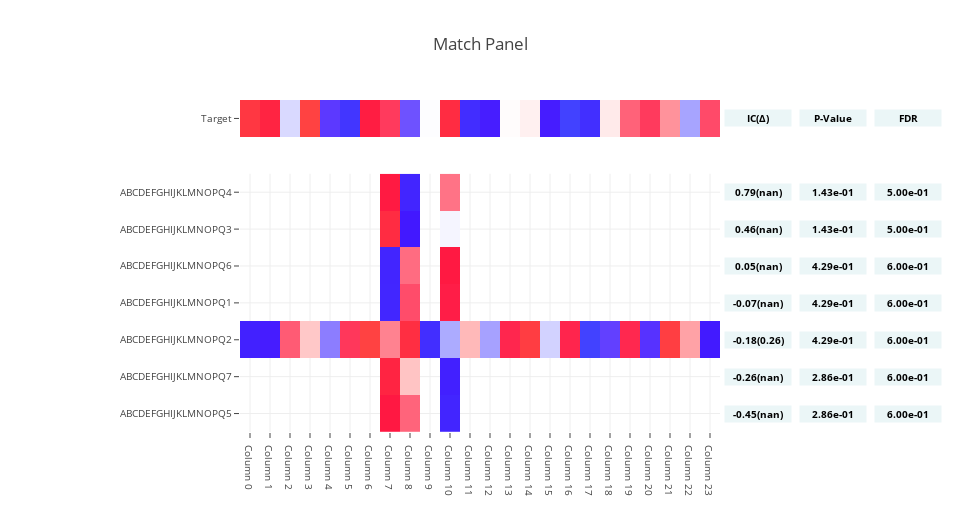

Notebook code cell kept with this figure:
### Code cell
n_index = 8

n_column = 24

target = pd.Series(
    np.random.random_sample(size=n_column + 1),
    index=('Column {}'.format(i) for i in range(n_column + 1)),
    name='Target')

features = pd.DataFrame(
    np.random.random_sample(size=(n_index, n_column)),
    index=('ABCDEFGHIJKLMNOPQ{}'.format(i) for i in range(n_index)),
    columns=('Column {}'.format(i) for i in range(n_column)))

features.iloc[0] = 0

features.loc[np.random.choice(
    features.index, size=features.index.size // 8 * 7, replace=False),
             np.random.choice(
                 features.columns,
                 size=features.columns.size // 8 * 7,
                 replace=False)] = np.nan

scores = make_match_panel(
    target, features, target_ascending=None, n_sampling=3, n_permutation=1)

scores

### Figure 1 — Plotly figure (JSON) as saved in the notebook; plotly's stock layout.template omitted (floating-point values rounded to 4 significant figures; data arrays with more than 128 entries replaced by an {"elided": "..."} marker saying what was removed)
{"data": [{"colorscale": {"elided": "256x2 mixed values"}, "showscale": false, "type": "heatmap", "x": ["Column 0", "Column 1", "Column 2", "Column 3", "Column 4", "Column 5", "Column 6", "Column 7", "Column 8", "Column 9", "Column 10", "Column 11", "Column 12", "Column 13", "Column 14", "Column 15", "Column 16", "Column 17", "Column 18", "Column 19", "Column 20", "Column 21", "Column 22", "Column 23"], "y": ["Target"], "yaxis": "y2", "z": [[1.514, 1.245, -0.1784, 1.66, -0.7604, -1.531, 1.096, 0.7187, -0.6401, -0.02464, 1.37, -1.417, -0.9759, -0.007249, 0.04638, -0.9808, -1.694, -1.447, 0.07338, 0.5587, 0.722, 0.4102, -0.3898, 0.631]], "zmax": [1.66, 1.66, 1.66, 1.66, 1.66, 1.66, 1.66, 1.66, 1.66, 1.66, 1.66, 1.66, 1.66, 1.66, 1.66, 1.66, 1.66, 1.66, 1.66, 1.66, 1.66, 1.66, 1.66, 1.66], "zmin": [-1.694, -1.694, -1.694, -1.694, -1.694, -1.694, -1.694, -1.694, -1.694, -1.694, -1.694, -1.694, -1.694, -1.694, -1.694, -1.694, -1.694, -1.694, -1.694, -1.694, -1.694, -1.694, -1.694, -1.694]}, {"colorscale": {"elided": "256x2 mixed values"}, "showscale": false, "type": "heatmap", "x": ["Column 0", "Column 1", "Column 2", "Column 3", "Column 4", "Column 5", "Column 6", "Column 7", "Column 8", "Column 9", "Column 10", "Column 11", "Column 12", "Column 13", "Column 14", "Column 15", "Column 16", "Column 17", "Column 18", "Column 19", "Column 20", "Column 21", "Column 22", "Column 23"], "y": ["ABCDEFGHIJKLMNOPQ5", "ABCDEFGHIJKLMNOPQ7", "ABCDEFGHIJKLMNOPQ2", "ABCDEFGHIJKLMNOPQ1", "ABCDEFGHIJKLMNOPQ6", "ABCDEFGHIJKLMNOPQ3", "ABCDEFGHIJKLMNOPQ4"], "yaxis": "y", "z": {"elided": "7x24 float values"}, "zmax": 1.585, "zmin": -1.794}], "layout": {"annotations": [{"bgcolor": "#ebf6f7", "font": {"color": "#000000", "size": 10}, "showarrow": false, "text": "<b>IC(Δ)</b>", "width": 64, "x": 1.008, "xanchor": "left", "xref": "paper", "y": 0.9444, "yanchor": "middle", "yref": "paper"}, {"bgcolor": "#ebf6f7", "font": {"color": "#000000", "size": 10}, "showarrow": false, "text": "<b>0.79(nan)</b>", "width": 64, "x": 1.008, "xanchor": "left", "xref": "paper", "y": 0.7222, "yanchor": "middle", "yref": "paper"}, {"bgcolor": "#ebf6f7", "font": {"color": "#000000", "size": 10}, "showarrow": false, "text": "<b>0.46(nan)</b>", "width": 64, "x": 1.008, "xanchor": "left", "xref": "paper", "y": 0.6111, "yanchor": "middle", "yref": "paper"}, {"bgcolor": "#ebf6f7", "font": {"color": "#000000", "size": 10}, "showarrow": false, "text": "<b>0.05(nan)</b>", "width": 64, "x": 1.008, "xanchor": "left", "xref": "paper", "y": 0.5, "yanchor": "middle", "yref": "paper"}, {"bgcolor": "#ebf6f7", "font": {"color": "#000000", "size": 10}, "showarrow": false, "text": "<b>-0.07(nan)</b>", "width": 64, "x": 1.008, "xanchor": "left", "xref": "paper", "y": 0.3889, "yanchor": "middle", "yref": "paper"}, {"bgcolor": "#ebf6f7", "font": {"color": "#000000", "size": 10}, "showarrow": false, "text": "<b>-0.18(0.26)</b>", "width": 64, "x": 1.008, "xanchor": "left", "xref": "paper", "y": 0.2778, "yanchor": "middle", "yref": "paper"}, {"bgcolor": "#ebf6f7", "font": {"color": "#000000", "size": 10}, "showarrow": false, "text": "<b>-0.26(nan)</b>", "width": 64, "x": 1.008, "xanchor": "left", "xref": "paper", "y": 0.1667, "yanchor": "middle", "yref": "paper"}, {"bgcolor": "#ebf6f7", "font": {"color": "#000000", "size": 10}, "showarrow": false, "text": "<b>-0.45(nan)</b>", "width": 64, "x": 1.008, "xanchor": "left", "xref": "paper", "y": 0.05556, "yanchor": "middle", "yref": "paper"}, {"bgcolor": "#ebf6f7", "font": {"color": "#000000", "size": 10}, "showarrow": false, "text": "<b>P-Value</b>", "width": 64, "x": 1.164, "xanchor": "left", "xref": "paper", "y": 0.9444, "yanchor": "middle", "yref": "paper"}, {"bgcolor": "#ebf6f7", "font": {"color": "#000000", "size": 10}, "showarrow": false, "text": "<b>1.43e-01</b>", "width": 64, "x": 1.164, "xanchor": "left", "xref": "paper", "y": 0.7222, "yanchor": "middle", "yref": "paper"}, {"bgcolor": "#ebf6f7", "font": {"color": "#000000", "size": 10}, "showarrow": false, "text": "<b>1.43e-01</b>", "width": 64, "x": 1.164, "xanchor": "left", "xref": "paper", "y": 0.6111, "yanchor": "middle", "yref": "paper"}, {"bgcolor": "#ebf6f7", "font": {"color": "#000000", "size": 10}, "showarrow": false, "text": "<b>4.29e-01</b>", "width": 64, "x": 1.164, "xanchor": "left", "xref": "paper", "y": 0.5, "yanchor": "middle", "yref": "paper"}, {"bgcolor": "#ebf6f7", "font": {"color": "#000000", "size": 10}, "showarrow": false, "text": "<b>4.29e-01</b>", "width": 64, "x": 1.164, "xanchor": "left", "xref": "paper", "y": 0.3889, "yanchor": "middle", "yref": "paper"}, {"bgcolor": "#ebf6f7", "font": {"color": "#000000", "size": 10}, "showarrow": false, "text": "<b>4.29e-01</b>", "width": 64, "x": 1.164, "xanchor": "left", "xref": "paper", "y": 0.2778, "yanchor": "middle", "yref": "paper"}, {"bgcolor": "#ebf6f7", "font": {"color": "#000000", "size": 10}, "showarrow": false, "text": "<b>2.86e-01</b>", "width": 64, "x": 1.164, "xanchor": "left", "xref": "paper", "y": 0.1667, "yanchor": "middle", "yref": "paper"}, {"bgcolor": "#ebf6f7", "font": {"color": "#000000", "size": 10}, "showarrow": false, "text": "<b>2.86e-01</b>", "width": 64, "x": 1.164, "xanchor": "left", "xref": "paper", "y": 0.05556, "yanchor": "middle", "yref": "paper"}, {"bgcolor": "#ebf6f7", "font": {"color": "#000000", "size": 10}, "showarrow": false, "text": "<b>FDR</b>", "width": 64, "x": 1.321, "xanchor": "left", "xref": "paper", "y": 0.9444, "yanchor": "middle", "yref": "paper"}, {"bgcolor": "#ebf6f7", "font": {"color": "#000000", "size": 10}, "showarrow": false, "text": "<b>5.00e-01</b>", "width": 64, "x": 1.321, "xanchor": "left", "xref": "paper", "y": 0.7222, "yanchor": "middle", "yref": "paper"}, {"bgcolor": "#ebf6f7", "font": {"color": "#000000", "size": 10}, "showarrow": false, "text": "<b>5.00e-01</b>", "width": 64, "x": 1.321, "xanchor": "left", "xref": "paper", "y": 0.6111, "yanchor": "middle", "yref": "paper"}, {"bgcolor": "#ebf6f7", "font": {"color": "#000000", "size": 10}, "showarrow": false, "text": "<b>6.00e-01</b>", "width": 64, "x": 1.321, "xanchor": "left", "xref": "paper", "y": 0.5, "yanchor": "middle", "yref": "paper"}, {"bgcolor": "#ebf6f7", "font": {"color": "#000000", "size": 10}, "showarrow": false, "text": "<b>6.00e-01</b>", "width": 64, "x": 1.321, "xanchor": "left", "xref": "paper", "y": 0.3889, "yanchor": "middle", "yref": "paper"}, {"bgcolor": "#ebf6f7", "font": {"color": "#000000", "size": 10}, "showarrow": false, "text": "<b>6.00e-01</b>", "width": 64, "x": 1.321, "xanchor": "left", "xref": "paper", "y": 0.2778, "yanchor": "middle", "yref": "paper"}, {"bgcolor": "#ebf6f7", "font": {"color": "#000000", "size": 10}, "showarrow": false, "text": "<b>6.00e-01</b>", "width": 64, "x": 1.321, "xanchor": "left", "xref": "paper", "y": 0.1667, "yanchor": "middle", "yref": "paper"}, {"bgcolor": "#ebf6f7", "font": {"color": "#000000", "size": 10}, "showarrow": false, "text": "<b>6.00e-01</b>", "width": 64, "x": 1.321, "xanchor": "left", "xref": "paper", "y": 0.05556, "yanchor": "middle", "yref": "paper"}], "height": 512, "margin": {"l": 240, "r": 240}, "title": "Match Panel", "width": 960, "xaxis": {"anchor": "y", "tickfont": {"size": 10}}, "yaxis": {"domain": [0, 0.7778], "dtick": 1, "tickfont": {"size": 10}}, "yaxis2": {"domain": [0.8889, 1], "nticks": 1, "tickfont": {"size": 10}}}}
